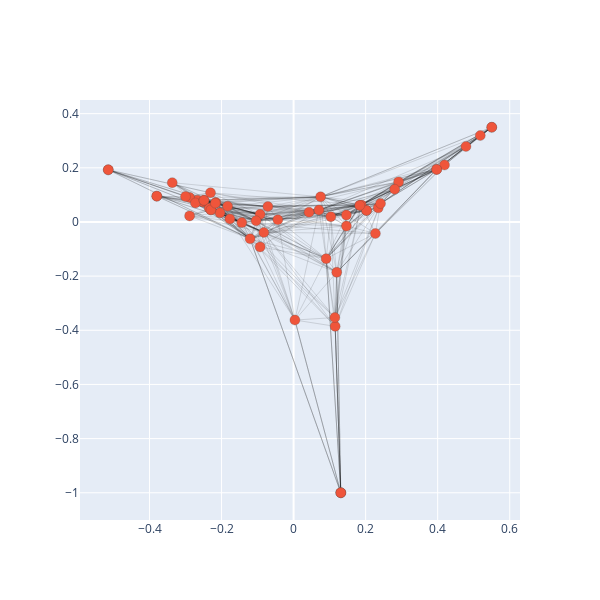

The notebook cell saved with this chart:
### Code cell
_ = plota_grafo( G, nx.spectral_layout( G ), marker_size = 10 )

### Figure 1 — Plotly figure (JSON) as saved in the notebook; plotly's stock layout.template omitted (floating-point values rounded to 4 significant figures; data arrays with more than 128 entries replaced by an {"elided": "..."} marker saying what was removed)
{"data": [{"hoverinfo": "text", "line": {"color": "rgba( 0, 0, 0, 0.25 )", "width": 0.5}, "mode": "lines", "text": ["", "", "", "", "", "", "", "", "", "", "", "", "", "", "", "", "", "", "", "", "", "", "", "", "", "", "", "", "", "", "", "", "", "", "", "", "", "", "", "", "", "", "", "", "", "", "", "", "", "", "", "", "", "", "", "", "", "", "", "", ""], "type": "scatter", "x": {"elided": "1578 float values"}, "y": {"elided": "1578 float values"}}, {"hoverinfo": "text", "marker": {"line": {"width": 0.25}, "size": 10}, "mode": "markers", "text": ["EST5102", "EST5106", "EST5507", "EST5514", "EST5519", "EST5521", "EST5802", "EST5804", "MAI5002", "MAI5003", "MAI5014", "MAI5032", "PRG0027", "SMA5802", "SMA5934", "SME0110", "SME0123", "SME0130", "SME0142", "SME0206", "SME0211", "SME0212", "SME0213", "SME0220", "SME0240", "SME0241", "SME0245", "SME0250", "SME0252", "SME0262", "SME0284", "SME0285", "SME0300", "SME0306", "SME0320", "SME0332", "SME0334", "SME0341", "SME0510", "SME0800", "SME0805", "SME0806", "SME0808", "SME0809", "SME0810", "SME0814", "SME0815", "SME0820", "SME0822", "SME0823", "SME0824", "SME0828", "SME0870", "SME0871", "SME0880", "SME0881", "SME5827", "SME5873", "SME5962", "SME5975", "SME5978"], "type": "scatter", "x": [-0.2296, -0.2514, -0.2043, -0.3799, -0.2159, -0.3369, -0.2887, -0.2674, 0.235, -0.1768, 0.07496, 0.5501, 0.1311, 0.1311, 0.1311, 0.419, -0.09307, 0.003632, 0.1197, 0.1466, 0.3971, 0.4785, 0.5183, -0.1439, 0.1154, 0.09038, 0.1145, 0.2024, 0.1838, -0.5146, 0.2915, 0.2413, 0.1879, 0.1465, -0.1208, 0.2806, 0.1033, 0.2271, 0.3971, -0.08277, -0.2307, -0.3799, -0.1832, -0.2891, -0.2726, -0.0715, -0.2488, -0.04379, -0.2342, -0.5146, 0.04281, 0.07032, -0.3, -0.2296, -0.2172, -0.2488, 0.2024, 0.1838, 0.5501, -0.1042, -0.09298], "y": [0.04471, 0.07407, 0.03363, 0.09532, 0.07225, 0.1451, 0.02247, 0.08041, 0.05216, 0.0112, 0.0928, 0.3498, -1.0, -1, -1.0, 0.2102, 0.02809, -0.3622, -0.1861, -0.01524, 0.1941, 0.2788, 0.3192, -0.002337, -0.3855, -0.1355, -0.353, 0.04237, 0.06123, 0.1925, 0.148, 0.06826, 0.06296, 0.0253, -0.06227, 0.121, 0.01953, -0.04257, 0.1941, -0.03861, 0.1078, 0.09532, 0.05798, 0.09071, 0.07035, 0.05706, 0.07984, 0.00791, 0.05056, 0.1925, 0.03602, 0.04402, 0.09395, 0.04471, 0.06936, 0.07984, 0.04237, 0.06123, 0.3498, 0.004496, -0.09212]}], "layout": {"height": 600, "showlegend": false, "width": 600}}
